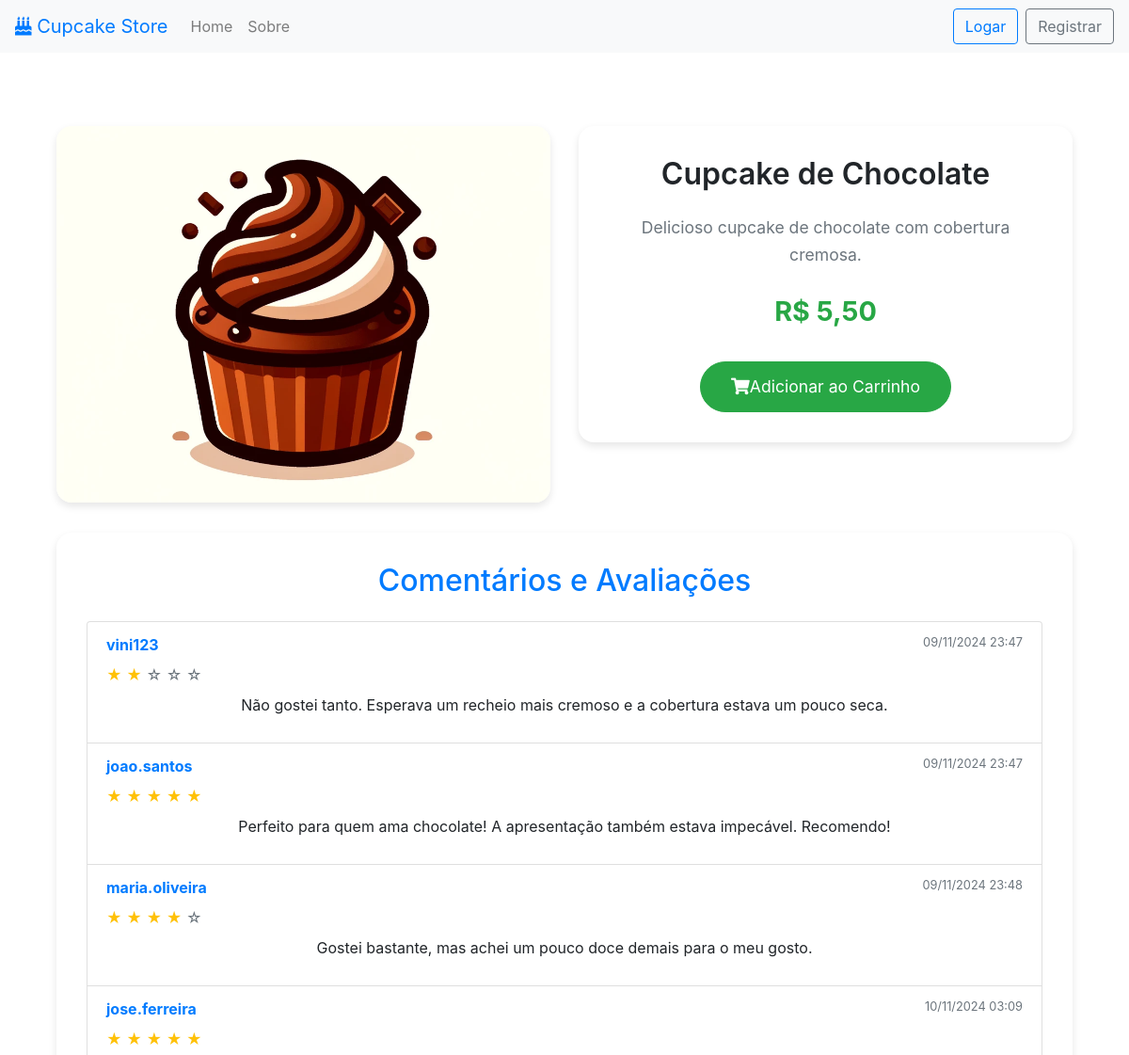
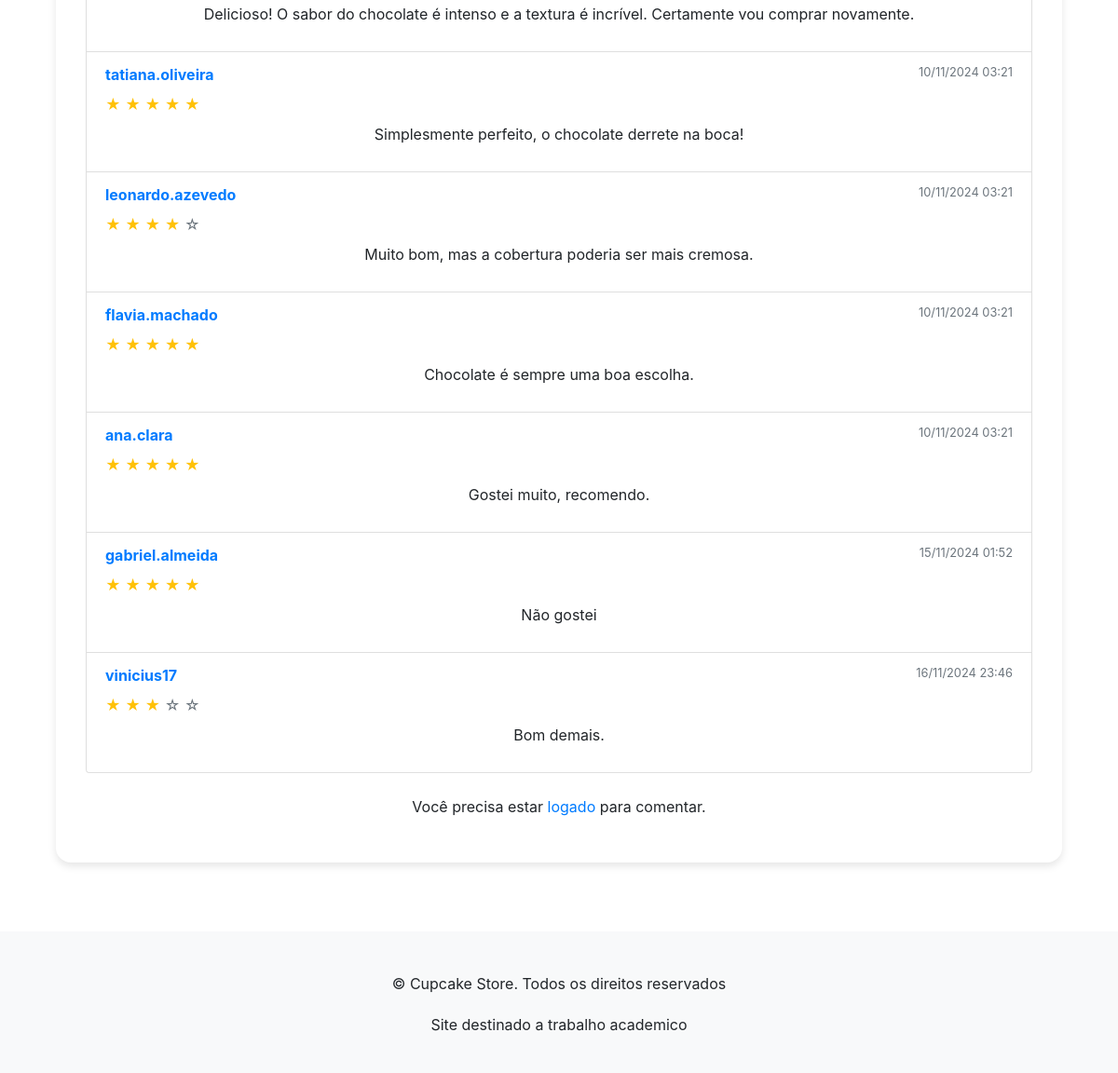
Screenshot of /produto/1/ with the database file from the repository (2 pictures, top to bottom).
### meu_app/models.py (models this page shows, shortened)
class Produto(models.Model):
    titulo = models.CharField(max_length=100)
    descricao = models.TextField()
    preco = models.DecimalField(max_digits=10, decimal_places=2)
    imagem = models.ImageField(upload_to='produtos/', blank=True, null=True)
    class Meta:
        verbose_name = "Produto"
        verbose_name_plural = "Produtos"

class Comentario(models.Model):
    produto = models.ForeignKey(Produto, on_delete=models.CASCADE, related_name='comentarios')
    usuario = models.ForeignKey(User, on_delete=models.CASCADE)
    texto = models.TextField()
    nota = models.IntegerField(choices=[(i, i) for i in range(1, 6)], blank=True, null=True)
    criado_em = models.DateTimeField(auto_now_add=True)
    class Meta:
        verbose_name = "Comentário"
        verbose_name_plural = "Comentários"

### meu_app/views.py (the view)
# urls.py: path('produto/<int:produto_id>/', views.produto_detalhes, name=PRODUTO_DETALHES),  # Detalhes do produto
def produto_detalhes(request, produto_id):
    produto = get_object_or_404(Produto, id=produto_id)
    comentarios = produto.comentarios.all()
    avaliacoes = produto.avaliacoes.all()
    media_avaliacoes = avaliacoes.aggregate(media=Avg('nota'))['media'] or 0
    if request.method == 'POST':
        if 'comentario_submit' in request.POST:
            comentario_form = ComentarioForm(request.POST)
            if comentario_form.is_valid():
                comentario = comentario_form.save(commit=False)
                comentario.usuario = request.user
                comentario.produto = produto
                comentario.save()
                return redirect('produto_detalhes', produto_id=produto.id)
        elif 'avaliacao_submit' in request.POST:
            avaliacao_form = AvaliacaoForm(request.POST)
            if avaliacao_form.is_valid():
                avaliacao = avaliacao_form.save(commit=False)
                avaliacao.usuario = request.user
                avaliacao.produto = produto
                avaliacao.save()
                return redirect('produto_detalhes', produto_id=produto.id)
    else:
        comentario_form = ComentarioForm()
        avaliacao_form = AvaliacaoForm()
    context = {
        'produto': produto,
        'comentarios': comentarios,
        'media_avaliacoes': media_avaliacoes,
        'comentario_form': comentario_form,
        'avaliacao_form': avaliacao_form,
    }
    return render(request, 'meu_app/produto_detalhes.html', context)

### meu_app/context_processors.py (called while the page is built)
def carrinho_count(request):
    if request.user.is_authenticated:
        carrinho = Carrinho.objects.filter(usuario=request.user).first()
        if carrinho:
            return {'carrinho_count': carrinho.carrinhoproduto_set.aggregate(total=Sum('quantidade'))['total'] or 0}
    return {'carrinho_count': 0}

### meu_app/templates/meu_app/produto_detalhes.html (shortened to what this page needs)
{% extends 'meu_app/base.html' %}
{% block content %}
<div class="container my-4">
    <div class="row g-4">
        <div class="col-md-6">
            {% if produto.imagem %}
            <img src="{{ produto.imagem.url }}" alt="{{ produto.titulo }}" class="product-detail-image">
            {% else %}
            <div class="d-flex justify-content-center align-items-center bg-light product-detail-image">
                <i class="fas fa-birthday-cake fa-3x text-muted"></i>
            </div>
            {% endif %}
        </div>
        <div class="col-md-6">
            <div class="product-info">
                <h1 class="product-title">{{ produto.titulo }}</h1>
                <p class="product-description">{{ produto.descricao }}</p>
                <p class="product-price">R$ {{ produto.preco }}</p>
                <div class="text-center">
                    <button class="btn btn-success btn-lg btn-add-cart shadow-sm adicionar-carrinho"
                            data-produto-id="{{ produto.id }}">
                        <i class="fas fa-shopping-cart me-2"></i>Adicionar ao Carrinho
                    </button>
                </div>
            </div>
        </div>
    </div>
    <div class="comments-section">
        <h2 class="text-primary text-center mb-4">Comentários e Avaliações</h2>
        {% if comentarios %}
        <ul class="list-group mb-4">
            {% for comentario in comentarios %}
            <li class="list-group-item">
                <div class="d-flex justify-content-between">
                    <strong class="text-primary">{{ comentario.usuario.username }}</strong>
                    <small class="text-muted">{{ comentario.criado_em|date:"d/m/Y H:i" }}</small>
                </div>
                <div class="mt-2">
                    {% for i in "12345"|make_list %}
                        {% if forloop.counter <= comentario.nota %}
                        <span class="text-warning">&#9733;</span>
                        {% else %}
                        <span class="text-muted">&#9734;</span>
                        {% endif %}
                    {% endfor %}
                </div>
                <p class="mt-2">{{ comentario.texto }}</p>
            </li>
            {% endfor %}
        </ul>
        {% else %}
        <p class="text-muted text-center">Nenhum comentário ainda. Seja o primeiro a comentar!</p>
        {% endif %}
        {% if user.is_authenticated %}
        <div class="card mt-4">
            <div class="card-body">
                <h4 class="card-title text-primary">Deixe seu comentário</h4>
                <form method="post" action="{% url 'adicionar_comentario' produto.id %}">
                    {% csrf_token %}
                    <div class="form-group">
                        <label for="comentario-texto">Comentário</label>
                        <textarea name="texto" id="comentario-texto" class="form-control" rows="3" placeholder="Escreva aqui seu comentário" required></textarea>
                    </div>
                    <div class="form-group">
                        <label for="nota">Avaliação</label>
                        <select name="nota" id="nota" class="form-control" required>
                            <option value="">Escolha uma nota</option>
                            {% for i in "12345"|make_list %}
                            <option value="{{ i }}">{{ i }} Estrela{{ i|pluralize }}</option>
                            {% endfor %}
                        </select>
                    </div>
                    <button type="submit" class="btn btn-primary btn-block shadow-sm">Enviar</button>
                </form>
            </div>
        </div>
        {% else %}
        <p class="text-center mt-4">Você precisa estar <a href="{% url 'login' %}" class="text-primary">logado</a> para comentar.</p>
        {% endif %}
    </div>
</div>
{% endblock %}

### store_site/static/css/style.css (style rules this page uses)
.container { margin: 20px auto; padding: 15px; }
button { font-size: 14px; padding: 5px 10px; }
p { text-align: center; margin-top: 20px; }

### meu_app/templates/meu_app/produto_detalhes.html (style rules this page uses)
.product-detail-image { width: 100%; height: 400px; object-fit: cover; border-radius: 1rem; box-shadow: 0 4px 8px rgba(0,0,0,0.1); }
.product-info { background: white; border-radius: 1rem; padding: 2rem; box-shadow: 0 4px 8px rgba(0,0,0,0.1); }
.product-title { color: var(--bs-primary); font-size: 2rem; font-weight: 600; margin-bottom: 1.5rem; text-align: center; }
.product-description { color: #6c757d; font-size: 1.1rem; line-height: 1.6; margin-bottom: 1.5rem; }
.product-price { color: #28a745; font-size: 1.8rem; font-weight: bold; margin-bottom: 2rem; }
.comments-section { background: white; border-radius: 1rem; padding: 2rem; box-shadow: 0 4px 8px rgba(0,0,0,0.1); margin-top: 2rem; }
.btn-add-cart { padding: 0.8rem 2rem; font-size: 1.1rem; border-radius: 2rem; }

### rows the page displays
Produto: imagem (picture), titulo "Cupcake de Chocolate", descricao "Delicioso cupcake de chocolate com cobertura cremosa.", preco "5,50"
Comentario: usuario.username "vini123", criado_em "09/11/2024 23:47", nota 2 (drawn), texto "Não gostei tanto. Esperava um recheio mais cremoso e a cobertura estava um pouco seca."
Comentario: usuario.username "joao.santos", criado_em "09/11/2024 23:47", nota 5 (drawn), texto "Perfeito para quem ama chocolate! A apresentação também estava impecável. Recomendo!"
Comentario: usuario.username "maria.oliveira", criado_em "09/11/2024 23:48", nota 4 (drawn), texto "Gostei bastante, mas achei um pouco doce demais para o meu gosto."
Comentario: usuario.username "jose.ferreira", criado_em "10/11/2024 03:09", nota 5 (drawn), texto "Delicioso! O sabor do chocolate é intenso e a textura é incrível. Certamente vou comprar novamente."
Comentario: usuario.username "tatiana.oliveira", criado_em "10/11/2024 03:21", nota 5 (drawn), texto "Simplesmente perfeito, o chocolate derrete na boca!"
Comentario: usuario.username "leonardo.azevedo", criado_em "10/11/2024 03:21", nota 4 (drawn), texto "Muito bom, mas a cobertura poderia ser mais cremosa."
Comentario: usuario.username "flavia.machado", criado_em "10/11/2024 03:21", nota 5 (drawn), texto "Chocolate é sempre uma boa escolha."
Comentario: usuario.username "ana.clara", criado_em "10/11/2024 03:21", nota 5 (drawn), texto "Gostei muito, recomendo."
Comentario: usuario.username "gabriel.almeida", criado_em "15/11/2024 01:52", nota 5 (drawn), texto "Não gostei"
Comentario: usuario.username "vinicius17", criado_em "16/11/2024 23:46", nota 3 (drawn), texto "Bom demais."
